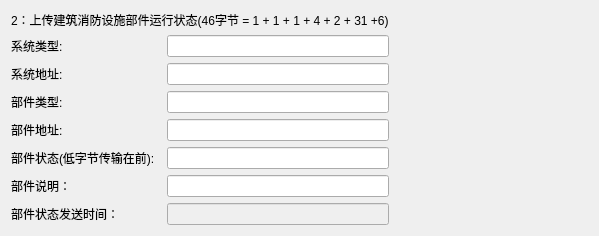
               <widget class="QWidget" name="page_2">
                <layout class="QGridLayout" name="gridLayout_5">
                 <item row="1" column="3">
                  <spacer name="horizontalSpacer_4">
                   <property name="orientation">
                    <enum>Qt::Orientation::Horizontal</enum>
                   </property>
                   <property name="sizeHint" stdset="0">
                    <size>
                     <width>199</width>
                     <height>20</height>
                    </size>
                   </property>
                  </spacer>
                 </item>
                 <item row="4" column="0">
                  <widget class="QLabel" name="label_32">
                   <property name="text">
                    <string>部件地址:</string>
                   </property>
                  </widget>
                 </item>
                 <item row="5" column="2">
                  <widget class="QLineEdit" name="Line_2_5"/>
                 </item>
                 <item row="1" column="0">
                  <widget class="QLabel" name="label_28">
                   <property name="text">
                    <string>系统类型:</string>
                   </property>
                  </widget>
                 </item>
                 <item row="6" column="0">
                  <widget class="QLabel" name="label_142">
                   <property name="text">
                    <string>部件说明：</string>
                   </property>
                  </widget>
                 </item>
                 <item row="1" column="2">
                  <widget class="QLineEdit" name="Line_2_1"/>
                 </item>
                 <item row="0" column="0" colspan="3">
                  <widget class="QLabel" name="label_30">
                   <property name="maximumSize">
                    <size>
                     <width>16777215</width>
                     <height>60</height>
                    </size>
                   </property>
                   <property name="text">
                    <string>2：上传建筑消防设施部件运行状态(46字节 = 1 + 1 + 1 + 4 + 2 + 31 +6)</string>
                   </property>
                  </widget>
                 </item>
                 <item row="8" column="0">
                  <widget class="QLabel" name="label_33">
                   <property name="text">
                    <string>部件状态发送时间：</string>
                   </property>
                  </widget>
                 </item>
                 <item row="3" column="2">
                  <widget class="QLineEdit" name="Line_2_3"/>
                 </item>
                 <item row="5" column="0">
                  <widget class="QLabel" name="label_143">
                   <property name="text">
                    <string>部件状态(低字节传输在前):</string>
                   </property>
                  </widget>
                 </item>
                 <item row="6" column="2">
                  <widget class="QLineEdit" name="Line_2_6"/>
                 </item>
                 <item row="3" column="0">
                  <widget class="QLabel" name="label_31">
                   <property name="text">
                    <string>部件类型:</string>
                   </property>
                  </widget>
                 </item>
                 <item row="4" column="2">
                  <widget class="QLineEdit" name="Line_2_4"/>
                 </item>
                 <item row="2" column="0">
                  <widget class="QLabel" name="label_29">
                   <property name="text">
                    <string>系统地址:</string>
                   </property>
                  </widget>
                 </item>
                 <item row="2" column="2">
                  <widget class="QLineEdit" name="Line_2_2"/>
                 </item>
                 <item row="8" column="2">
                  <widget class="QLineEdit" name="Line_2_7">
                   <property name="enabled">
                    <bool>false</bool>
                   </property>
                  </widget>
                 </item>
                </layout>
               </widget>
